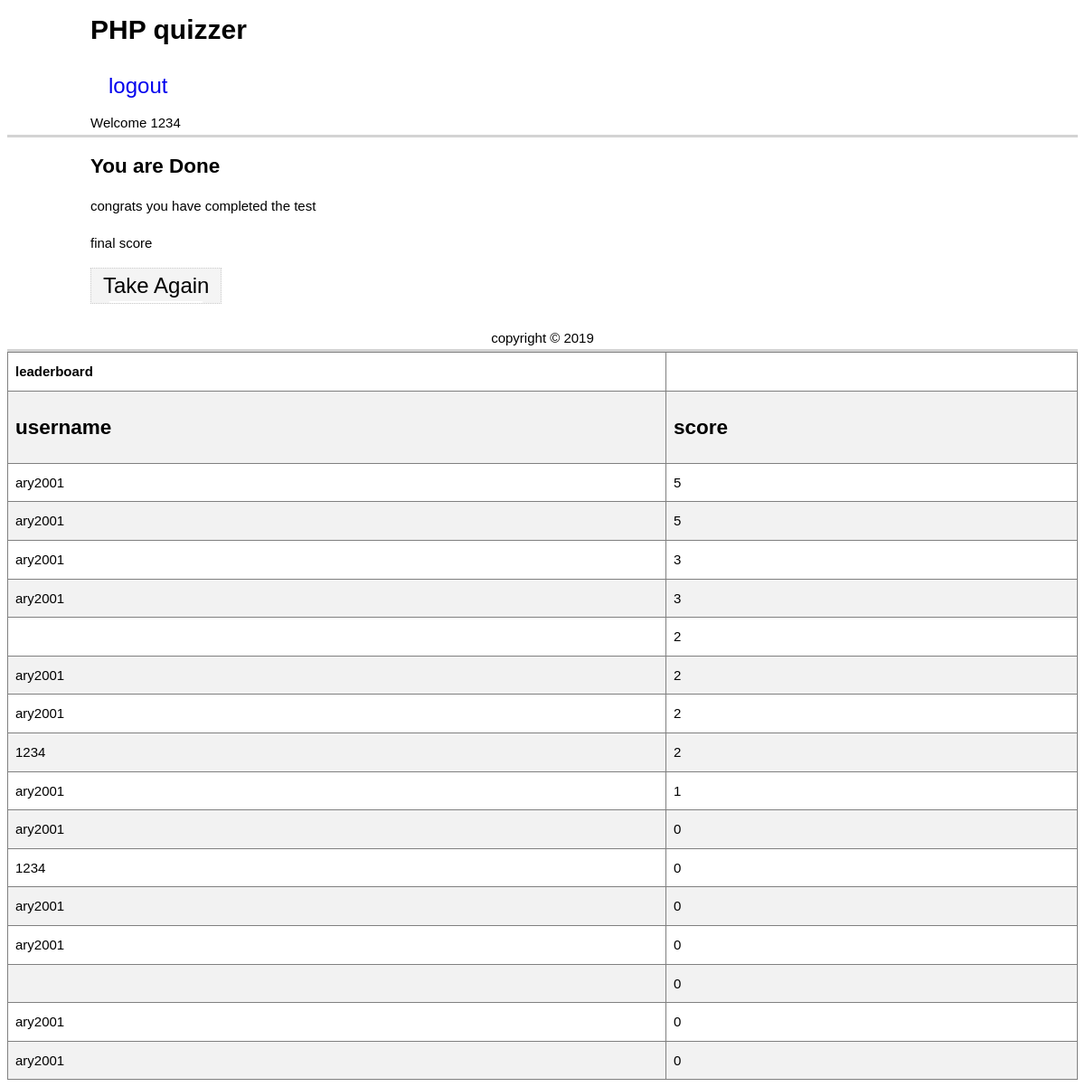
The app's page /final.php (signed in) with its own data.
### tables this page shows
CREATE TABLE `score` (
  `username` varchar(255) NOT NULL,
  `score` int(11) NOT NULL
);

### final.php (the view, shortened to what this page needs)
<?php include 'database.php';?>
<!doctype html>
<html>
    <head>
    <link rel = "stylesheet" href = "css/style.css" type = "text/css" />
    </head>
<body>
<header>
    <div class="container">
        <h1>PHP quizzer</h1>
        <a href = logout.php >logout</a>
    Welcome <?php echo $_SESSION['username']; ?>
    </div>
</header>
<main>
    <div class="container">
        <h2>You are Done</h2>
        <p>congrats you have completed the test</p>
        <p>final score <?php echo $_SESSION['score'] ?></p>
        <a href  = "index.php" class = "start">Take Again</a>
    </div>
</main>
<?php
$score = $_SESSION['score'];
$username = $_SESSION['username'];
$statement = "insert into score (username,score) values ('$username','$score')";
 mysqli_query($mysqli,$statement);
?>
<?php
$sql = "SELECT username,score FROM score order by score DESC";
  $result = $mysqli->query($sql);
 echo" <table border = '1'>";
 echo"<th>leaderboard</th><tr><td><h2>username</h2></td><td><h2>score</h2></td></tr>";
 while ($a =mysqli_fetch_assoc($result)) {
    echo"<tr><td>{$a['username']}</td><td>{$a['score']}</td></tr>";
 }
?>
<footer>
    <div class="container">
        copyright &copy; 2019
    </div>
</footer>
</body>
</html>

### css/style.css (style rules this page uses)
body { font-family: Arial, Helvetica, sans-serif; font-size: 15px; line-height: 1.6rem; }
a { display: block; margin: auto; padding: 1rem 1.25rem; font-family: sans-serif; font-size: 1.5rem; text-decoration: none; color: rgb(3, 3, 17)55, 255, 255); position: relative; transition: all 0.3s cubic-bezier(0.2, 0, 0, 1); z-index: 1; }
a:after { content: ''; display: block; height: 2px; position: absolute; bottom: 0; right: 1.25rem; left: 1.25rem; background-color: #ffffff; transition: all 0.3s cubic-bezier(0.2, 0, 0, 1); -webkit-transform-origin: bottom center; transform-origin: bottom center; z-index: -1; }
.container { max-width: 1000px; margin-left: auto; margin-right: auto; padding-left: 10px; padding-right: 10px; }
header { border-bottom: 3px lightgrey solid; }
footer { border-bottom: 3px lightgrey solid; text-align: center; padding-top: 5px; }
main { padding-bottom: 20px; }
a.start { display: inline-block; color: rgb(0, 0, 0); background: #f4f4f4; border: 1px dotted #ccc; padding: 6px 13px; }

### final.php (style rules this page uses)
table { border-collapse: collapse; width: 100%; }
th, td { text-align: left; padding: 8px; }
tr:nth-child(even) { background-color: #f2f2f2; }

### records on screen
score: username "ary2001", score "5"
score: username "ary2001", score "5"
score: username "ary2001", score "3"
score: username "ary2001", score "3"
score: score "2"
score: username "ary2001", score "2"
score: username "ary2001", score "2"
score: username "1234", score "2"
score: username "ary2001", score "1"
score: username "ary2001", score "0"
score: username "1234", score "0"
score: username "ary2001", score "0"
score: username "ary2001", score "0"
score: score "0"
score: username "ary2001", score "0"
score: username "ary2001", score "0"

### other values on screen
$_SESSION['username'] "1234"
